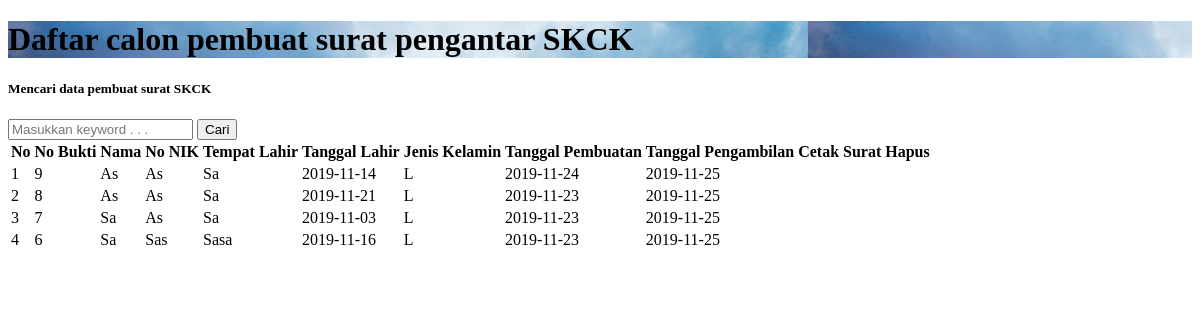
The page /pembuat_skck.php on the database as committed earlier.
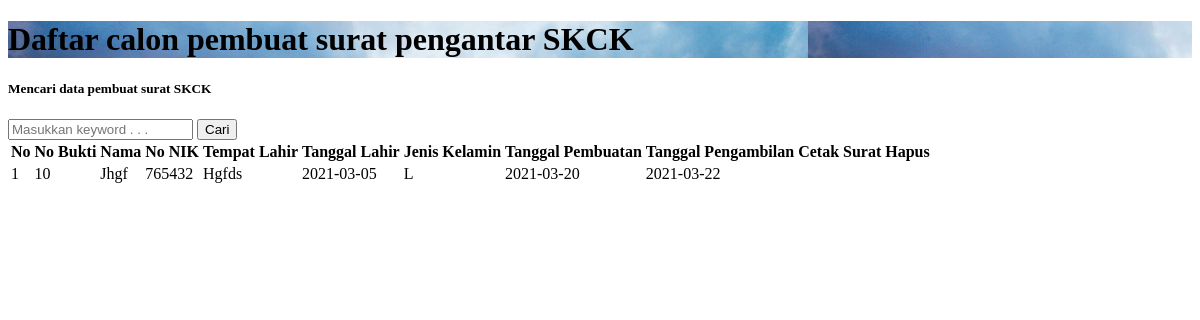
The same page on the database as committed later.
### tables this page shows
CREATE TABLE `skck` (
  `id` int(11) NOT NULL,
  `nama` varchar(100) NOT NULL,
  `jenis_kelamin` enum('L','P','','') NOT NULL,
  `agama` varchar(50) NOT NULL,
  `status` varchar(50) NOT NULL,
  `nik` varchar(100) NOT NULL,
  `tempat_lahir` varchar(100) NOT NULL,
  `tgl_lahir` date NOT NULL,
  `pekerjaan` varchar(100) NOT NULL,
  `rt` varchar(5) NOT NULL,
  `rw` varchar(5) NOT NULL,
  `desa` varchar(100) NOT NULL,
  `kecamatan` varchar(100) NOT NULL,
  `kabupaten` varchar(100) NOT NULL,
  `keperluan` varchar(300) NOT NULL,
  `keterangan` text NOT NULL,
  `mulai` date NOT NULL,
  `selesai` date NOT NULL,
  `tgl_buat` date NOT NULL,
  `tgl_ambil` date NOT NULL
);

### functions.php (called while the page is built, shortened)
<?php
$conn = mysqli_connect("localhost", "root", "", "ta_web");
function query($query)
{
    global $conn;
    $result = mysqli_query($conn, $query);
    $rows = [];
    while ($row = mysqli_fetch_assoc($result)) {
        $rows[] = $row;
    }
    return $rows;
}

### pembuat_skck.php (the view, shortened to what this page needs)
<?php
require 'functions.php';
$skck = query("SELECT * FROM skck ORDER BY id DESC");
?>
<!DOCTYPE html>
<html lang="en">
<head>
</head>
<body>
    <div class="inner-page">
        <div class="slider-item" style="background-image: url('images/bg_admin.jpg');">
            <div class="container">
                <div class="row slider-text align-items-center justify-content-center">
                    <div class="col-md-8 text-center col-sm-12 element-animate pt-5">
                        <h1 class="pt-5"><span>Daftar calon pembuat surat pengantar SKCK</span></h1>
                    </div>
                </div>
            </div>
        </div>
    </div>
    <section class="section blog">
        <div class="container">
            <form action="" method="post">
                <div class="form-group row font-weight-bold text-uppercase">
                    <h5 class="col-sm-12">Mencari data pembuat surat SKCK</h5>
                    <input type="text" class="col-sm-6" placeholder="Masukkan keyword . . ." name="keyword" id="keyword" autocomplete="off">
                    <button type="submit" class="col-sm-1 btn btn-success" name="cari">Cari</button>
                </div>
            </form>
            <table class="table table-bordered text-center">
                <thead class="thead-dark">
                    <tr class="text-center">
                        <th>No</th>
                        <th>No Bukti</th>
                        <th>Nama</th>
                        <th>No NIK</th>
                        <th>Tempat Lahir</th>
                        <th>Tanggal Lahir</th>
                        <th>Jenis Kelamin</th>
                        <th>Tanggal Pembuatan</th>
                        <th>Tanggal Pengambilan</th>
                        <th>Cetak Surat</th>
                        <th>Hapus</th>
                    </tr>
                </thead>
                <?php $i = 1; ?>
                <tbody>
                    <?php foreach ($skck as $row) : ?>
                        <tr>
                            <td><?= $i; ?></td>
                            <td><?= $row["id"] ?></td>
                            <td><?= $row["nama"] ?></td>
                            <td><?= $row["nik"] ?></td>
                            <td><?= $row["tempat_lahir"] ?></td>
                            <td><?= $row["tgl_lahir"] ?></td>
                            <td><?= $row["jenis_kelamin"] ?></td>
                            <td><?= $row["tgl_buat"] ?></td>
                            <td><?= $row["tgl_ambil"] ?></td>
                            <td><a href="cetak_skck.php?id=<?= $row["id"]; ?>" target="_blank" i class="fas fa-print text-info fa-2x"></i></a></td>
                            <td><a href="hapus.php?id=<?= $row["id"]; ?>&hapus=skck" onclick="return confirm('Mau dihapus ?')"><i class="fas fa-trash text-danger fa-2x"></i></a></td>
                        </tr>
                        <?php $i++; ?>
                    <?php endforeach; ?>
                </tbody>
            </table>
        </div>
    </section>
</body>
</html>

Rows that differ between the two databases and show on the page:
removed skck: id "9", nama "As", nik "As", tempat_lahir "Sa", tgl_lahir "2019-11-14", jenis_kelamin "L", tgl_buat "2019-11-24", tgl_ambil "2019-11-25"
removed skck: id "8", nama "As", nik "As", tempat_lahir "Sa", tgl_lahir "2019-11-21", jenis_kelamin "L", tgl_buat "2019-11-23", tgl_ambil "2019-11-25"
removed skck: id "7", nama "Sa", nik "As", tempat_lahir "Sa", tgl_lahir "2019-11-03", jenis_kelamin "L", tgl_buat "2019-11-23", tgl_ambil "2019-11-25"
removed skck: id "6", nama "Sa", nik "Sas", tempat_lahir "Sasa", tgl_lahir "2019-11-16", jenis_kelamin "L", tgl_buat "2019-11-23", tgl_ambil "2019-11-25"
added skck: id "10", nama "Jhgf", nik "765432", tempat_lahir "Hgfds", tgl_lahir "2021-03-05", jenis_kelamin "L", tgl_buat "2021-03-20", tgl_ambil "2021-03-22"
